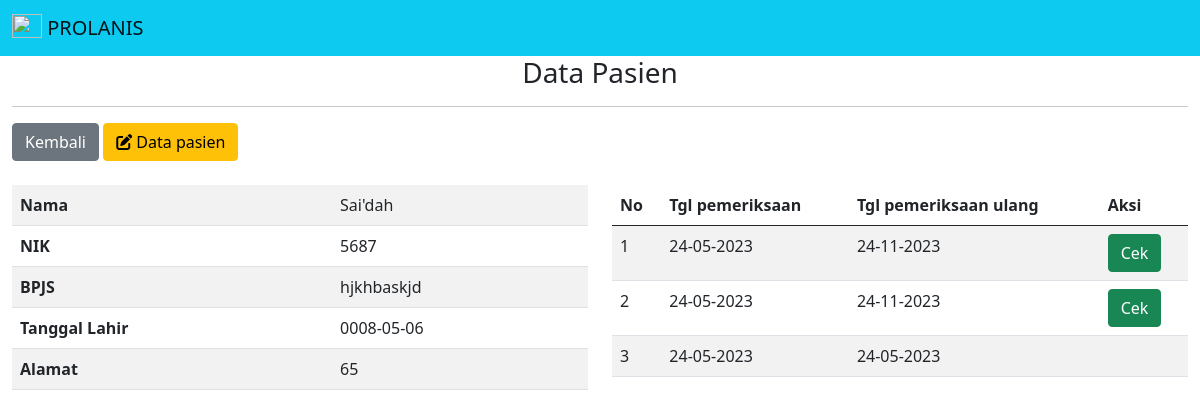
The page /pasien/detail.php?id=36 on the database its author committed.
### tables this page shows
CREATE TABLE `tb_pasien` (
  `id` int(11) NOT NULL,
  `nama` varchar(100) NOT NULL,
  `bpjs` varchar(20) NOT NULL,
  `nik` varchar(20) NOT NULL,
  `tgl_lahir` varchar(30) NOT NULL,
  `alamat` varchar(255) NOT NULL,
  `s_pasien` int(2) NOT NULL
);

CREATE TABLE `tb_porlanis` (
  `id_prolanis` int(11) NOT NULL,
  `id_pasien` int(11) NOT NULL,
  `tb` varchar(3) NOT NULL,
  `bb` varchar(3) NOT NULL,
  `bmi` varchar(10) NOT NULL,
  `perut` varchar(10) NOT NULL,
  `t_darah` varchar(10) NOT NULL,
  `tgl_pemeriksaan` varchar(30) NOT NULL,
  `gdp` varchar(20) NOT NULL,
  `cholest` varchar(20) NOT NULL,
  `ldl` varchar(20) NOT NULL,
  `hdl` varchar(20) NOT NULL,
  `trigliserida` varchar(20) NOT NULL,
  `f_ginjal` varchar(30) NOT NULL,
  `p_ulang` varchar(100) NOT NULL,
  `status` varchar(100) NOT NULL,
  `keterangan` text NOT NULL,
  `sts1` int(2) NOT NULL
);

### pasien/detail.php (the view)
<?php
include '../asset/header.php';
include '../asset/koneksi/koneksi.php';
$id = $_GET['id'];
$ambil = mysqli_query($koneksi,"SELECT * FROM tb_pasien WHERE id='$id'");
$data = mysqli_fetch_array($ambil)
?>
    <div class="container-fluid">
        <div align="center">
            <h3>Data Pasien</h3>
        </div>
        <hr>
        <div>
        <button class="btn btn-secondary" onclick="history.back()">Kembali</button>
        <a href="edit_pasien.php?id=<?php echo $id?>" class="btn btn-warning"><i class="fa-solid fa-pen-to-square"> </i> Data pasien</a>
        </div>
        <br>
        <div class="row g-4">
            <div class="col-6">
                <table class="table table-striped table-hover">
                    <tr>
                        <th>Nama </th>
                        <td><?php echo $data['nama'] ?></td>
                    </tr>
                    <tr>
                        <th>NIK </th>
                        <td><?php echo $data['nik'] ?></td>
                    </tr>
                    <tr>
                        <th>BPJS </th>
                        <td><?php echo $data['bpjs'] ?></td>
                    </tr>
                    <tr>
                        <th>Tanggal Lahir </th>
                        <td><?php echo $data['tgl_lahir'] ?></td>
                    </tr>
                    <tr>
                        <th>Alamat</th>
                        <td><?php echo $data['alamat'] ?></td>
                    </tr>
                </table>
            </div>
            <div class="col-6">
                <table class="table table-striped table-hover">
                    <thead>
                        <tr>
                            <th>No</th>
                            <th>Tgl pemeriksaan</th>
                            <th>Tgl pemeriksaan ulang</th>
                            <th>Aksi</th>
                        </tr>
                    </thead>
                    <tbody>
                        <?php
                            $no =1;
                            $query = mysqli_query($koneksi,"SELECT * FROM tb_porlanis LEFT JOIN tb_pasien ON tb_pasien.id = tb_porlanis.id_pasien WHERE id_pasien = $id");
                            while($dt = mysqli_fetch_array($query)){
                        ?>
                            <tr>
                                <td><?php echo $no++ ?></td>
                                <td><?php echo $dt['tgl_pemeriksaan'] ?></td>
                                <td><?php echo $dt['p_ulang'] ?></td>
                                <td>
                                    <?php
                                        if($dt['sts1']=='1'){
                                            ?>
                                                <a href="../porlanis/cek.php?id=<?php echo $dt['id_prolanis']?>" class="btn btn-success">Cek</a>
                                            <?php
                                        }
                                    ?>
                                </td>
                            </tr>
                        <?php
                            }
                            ?>
                    </tbody>
                </table>
            </div>
        </div>
    </div>
</body>
</html>

### rows shown on the page
tb_pasien: nama "Sai'dah", nik "5687", bpjs "hjkhbaskjd", tgl_lahir "0008-05-06", alamat "65"
tb_porlanis: tgl_pemeriksaan "24-05-2023", p_ulang "24-11-2023"
tb_porlanis: tgl_pemeriksaan "24-05-2023", p_ulang "24-11-2023"
tb_porlanis: tgl_pemeriksaan "24-05-2023", p_ulang "24-05-2023"
